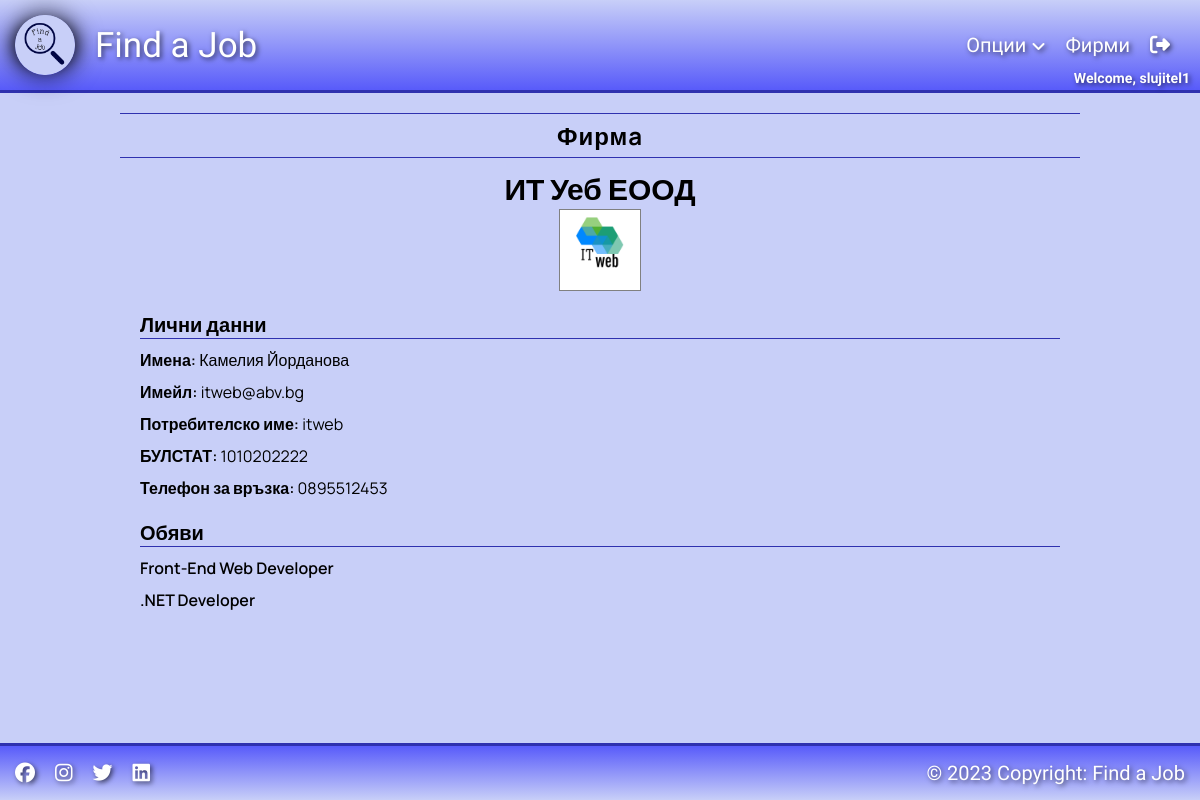
The app's page /view/front/profileHR/detailsCompaniesHR.php?id=1010202222 (signed in) with its own data.
### tables this page shows
CREATE TABLE `tb_register_company` (
  `firstname` varchar(50) DEFAULT NULL,
  `lastname` varchar(50) DEFAULT NULL,
  `username` varchar(256) DEFAULT NULL,
  `phone` varchar(15) DEFAULT NULL,
  `email` varchar(50) DEFAULT NULL,
  `companyname` varchar(50) DEFAULT NULL,
  `companyid` int(15) NOT NULL,
  `logo` varchar(255) NOT NULL,
  `verified` int(11) DEFAULT NULL,
  `token` varchar(255) NOT NULL
);

CREATE TABLE `tb_jobs` (
  `id` int(11) NOT NULL,
  `title` varchar(255) DEFAULT NULL,
  `payment` decimal(10,0) DEFAULT NULL,
  `category` int(11) DEFAULT NULL,
  `city` int(11) DEFAULT NULL,
  `description` longtext DEFAULT NULL,
  `company` int(11) DEFAULT NULL,
  `expire_date` date DEFAULT NULL,
  `approved` tinyint(4) NOT NULL,
  `sentExpireEmail` int(1) NOT NULL
);

### src/database/db.php (called while the page is built, shortened)
<?php
class Database
{
    private $host = "localhost";
    private $username = "root";
    private $password = "";
    private $db = "find_a_job";
    private $queryBuilderString = "";
    function connect()
    {
        return mysqli_connect($this->host, $this->username, $this->password, $this->db);
    }
    function query($sqlQuery)
    {
        $conn = $this->connect();
        return mysqli_query($conn, $sqlQuery);
    }
    function fetchQuery($query)
    {
        $resultArray    = array();
        $fetchResponse  = $this->query($query);
        while ($data = mysqli_fetch_array($fetchResponse)) {
            array_push($resultArray, $data);
        }
        return $resultArray;
    }
    function selectAll($tableName)
    {
        $this->queryBuilderString = "";
        $query = "SELECT * FROM $tableName";
        $this->queryBuilderString .= "$query ";
        return $this;
    }
    function where($queryPropertyCollection)
    {
        $whereQueryArray = array();
        foreach ($queryPropertyCollection as $key => $value) {
            array_push($whereQueryArray, ("$key = $value"));
        }
        $whereQuery = implode(" AND ", $whereQueryArray);
        $query = "WHERE $whereQuery";
        $this->queryBuilderString .= $query;
        return $this;
    }
    function orderby($orderby)
    {
        $query = "ORDER BY $orderby";
        $this->queryBuilderString .= $query;
        return $this;
    }
    function execute()
    {
        return $this->queryBuilderString;
    }
}
$DB = new Database();

### src/controllers/front/profileHR/companiesHRController.php (called while the page is built, shortened)
<?php
require_once  $_SERVER['DOCUMENT_ROOT'] . '/DR/src/database/db.php';
if (isset($_GET['id'])) {
    $companyid = $_GET['id'];
    $querydetails = $DB->selectAll('tb_register_company')->where(array('companyid' => $companyid))->execute();
    $row = $DB->fetchQuery($querydetails);
    $queryjobs = $DB->selectAll('tb_jobs')->where(array('company' => $companyid, 'approved' => 1))->execute();
    $rowjob = $DB->fetchQuery($queryjobs);
}

### view/front/profileHR/detailsCompaniesHR.php (the view)
<?php include_once $_SERVER['DOCUMENT_ROOT'] . "/DR/view/layout/header.php"; ?>
<?php include_once $_SERVER['DOCUMENT_ROOT'] . "/DR/src/controllers/front/profileHR/companiesHRController.php"; ?>
<?php if (isset($_SESSION['username']) && $_SESSION['role'] == 1) : ?>
    <div class="list-company my20">
        <h2 class="mb10">Фирмa</h2>
        <div class="flex-y">
            <h4><?php echo $row[0]['companyname']; ?></h4>
            <img src="/DR/assets/images/logos/<?php echo $row[0]['logo']; ?>" alt="logo" class="logo-company">
        </div>
        <div class="details">
            <div>
                <h6>Лични данни</h6>
                <p><span>Имена: </span><?php echo $row[0]['firstname']; ?> <?php echo $row[0]['lastname']; ?> </p>
                <p><span>Имейл: </span><?php echo $row[0]['email']; ?> </p>
                <p><span>Потребителско име: </span><?php echo $row[0]['username']; ?> </p>
                <p><span>БУЛСТАТ: </span><?php echo $row[0]['companyid']; ?> </p>
                <p><span>Телефон за връзка: </span><?php echo $row[0]['phone']; ?> </p>
            </div>
            <div>
                <h6>Обяви</h6>
                <?php for ($n = 0; $n < count($rowjob); $n += 1) : ?>
                    <p><a href="/DR/view/front/profileHR/detailsJobsHR.php?id=<?php echo $rowjob[$n]['id']; ?>"><span><?php echo $rowjob[$n]['title']; ?></span></a></p>
                <?php endfor; ?>
            </div>
        </div>
    </div>
<?php else : header('location: /DR/view/front/home.php'); ?>
<?php endif; ?>
<?php include_once $_SERVER['DOCUMENT_ROOT'] . "/DR/view/layout/footer.php"; ?>

### view/layout/header.php (shortened to what this page needs)
<!DOCTYPE html>
<html lang="en">
<head>
    <link rel="stylesheet" href="/DR/assets/css/layout.css?v=<?php echo time(); ?>">
    <link rel="stylesheet" href="/DR/assets/css/style.css?v=<?php echo time(); ?>">
    <link rel="stylesheet" href="/DR/assets/css/responsive.css?v=<?php echo time(); ?>">
</head>
<body>
    <div class="container">
        <div class="nav" id="nav">
            <ul>
                <li class="logo"><img src="/DR/assets/images/logo.png" alt="logo"></li>
                <li class="text">Find a Job</li>
            </ul>
            <?php if (isset($_SESSION['role'])) : ?>
                <?php if ($_SESSION['role'] == 1) : ?>
                    <ul class="menu" id="menu-wrap">
                        <li class="dropdown-menu">
                            <a onclick="return false">Опции<i class="fa-solid fa-angle-down"></i></a>
                        </li>
                        <li><a href="/DR/view/front/profileHR/companiesHR.php">Фирми</a></li>
                        <li><a href="/DR/view/front/home.php?logout=1"><i class="fas fa-sign-out-alt"></i></a></li>
                    </ul>
                <?php endif; ?>
            <?php endif; ?>
            <?php if (isset($_SESSION['username'])) : ?>
                <div class="nav-bottom">
                    <div class="user">
                        <h5> Welcome, <?php echo $_SESSION['username']; ?> </h5>
                    </div>
                </div>
            <?php endif; ?>
        </div>
        <div class="inner-container flex-start-x">

### view/layout/footer.php (shortened to what this page needs)
</div>
<div class="footer" id="footer">
        <ul>
            <li><a href="#"><i class="fa-brands fa-facebook"></i></a></li>
            <li><a href="#"><i class="fa-brands fa-instagram"></i></a></li>
            <li><a href="#"><i class="fa-brands fa-twitter"></i></a></li>
            <li><a href="#"><i class="fa-brands fa-linkedin"></i></a></li>
        </ul>
    <p>© <?php echo date("Y"); ?> Copyright: Find a Job</p>
</div>
</div>
</body>
</html>

### assets/css/layout.css (style rules this page uses)
:root { --bg-color: rgb(200, 207, 248); --blue-main: rgb(47, 49, 175); }
* { margin: 0; padding: 0; }
a, abbr { color: #000; text-decoration: none; }
.my20 { margin: 20px 0; }
.mb10 { margin-bottom: 10px; }
.container { font-family: 'Manrope', sans-serif; position: relative; min-height: 100%; }
.nav, .footer { background: var(--bg-color); background: linear-gradient(180deg, rgba(200, 207, 248, 1) 0%, rgba(88, 91, 250, 1) 100%); display: flex; align-items: center; justify-content: space-between; padding: 15px; font-family: 'Montserrat Alternates', sans-serif; text-shadow: 2px 2px 5px rgba(0, 0, 0, 0.6); font-size: 20px; color: #fff; }
.nav { border-bottom: 3px solid rgb(47, 49, 175); position: relative; }
.flex-y { display: flex; align-items: center; justify-content: center; flex-direction: column; }
.flex-start-x { display: flex; justify-content: center; align-items: flex-start; }
.nav ul, .footer ul { display: flex; align-items: center; list-style: none; }
.nav ul li a, .footer ul li a, .nav-bottom .user { text-decoration: none; color: #fff; transition: all .5s ease-in-out .05s; }
.fa-angle-down { margin-left: 5px; font-size: 16px; }
.logo { height: 60px; width: 60px; }
.nav .logo img { width: 60px; height: 60px; border-radius: 50%; box-shadow: -10px 0px 13px -7px rgba(0, 0, 0, 0.6), 10px 0px 13px -7px rgba(0, 0, 0, 0.6), 0px 0px 25px 3px rgba(0, 0, 0, 0.6); }
.nav ul li:nth-child(n + 2), .footer ul:nth-child(1) li:nth-child(n + 2) { margin-left: 20px; }
.nav .text { font-family: 'Glass Antiqua', cursive; font-size: 35px; }
.nav .menu { margin-right: 15px; }
.nav-bottom { position: absolute; bottom: 0; right: 0; color: #fff; }
.nav-bottom .user { padding: 0 10px 4px 0; font-size: 17px; }
.footer { background: rgb(88, 91, 250); background: linear-gradient(180deg, rgba(88, 91, 250, 1) 0%, rgba(200, 207, 248, 1) 100%); border-top: 3px solid rgb(47, 49, 175); align-items: flex-end; }
.nav .dropdown-menu { position: relative; cursor: pointer; }
.inner-container { background-color: var(--bg-color); }

### assets/css/style.css (style rules this page uses)
h2 { text-align: center; width: 100%; padding: 5px 0; border-bottom: 1px solid rgb(47, 49, 175); border-top: 1px solid rgb(47, 49, 175); letter-spacing: 1px; }
.list-company { width: 80%; }
.list-company h4 { text-align: center; font-size: 30px; }
.logo-company { max-width: 160px; height: 80px; object-fit: contain; border: 1px solid grey; }
.list-company .details { padding: 20px; }
.details h6 { font-size: 20px; border-bottom: 1px solid rgb(47, 49, 175); }
.details p { margin: 10px 0; }
.details span { font-weight: 600; }
.details div:last-child { margin-top: 20px; }

### records on screen
tb_register_company: companyname "ИТ Уеб ЕООД", logo (picture), firstname "Камелия", lastname "Йорданова", email "itweb@abv.bg", username "itweb", companyid "1010202222", phone "0895512453"
tb_jobs: title "Front-End Web Developer"
tb_jobs: title ".NET Developer"

### other values on screen
$_SESSION['username'] "slujitel1"
